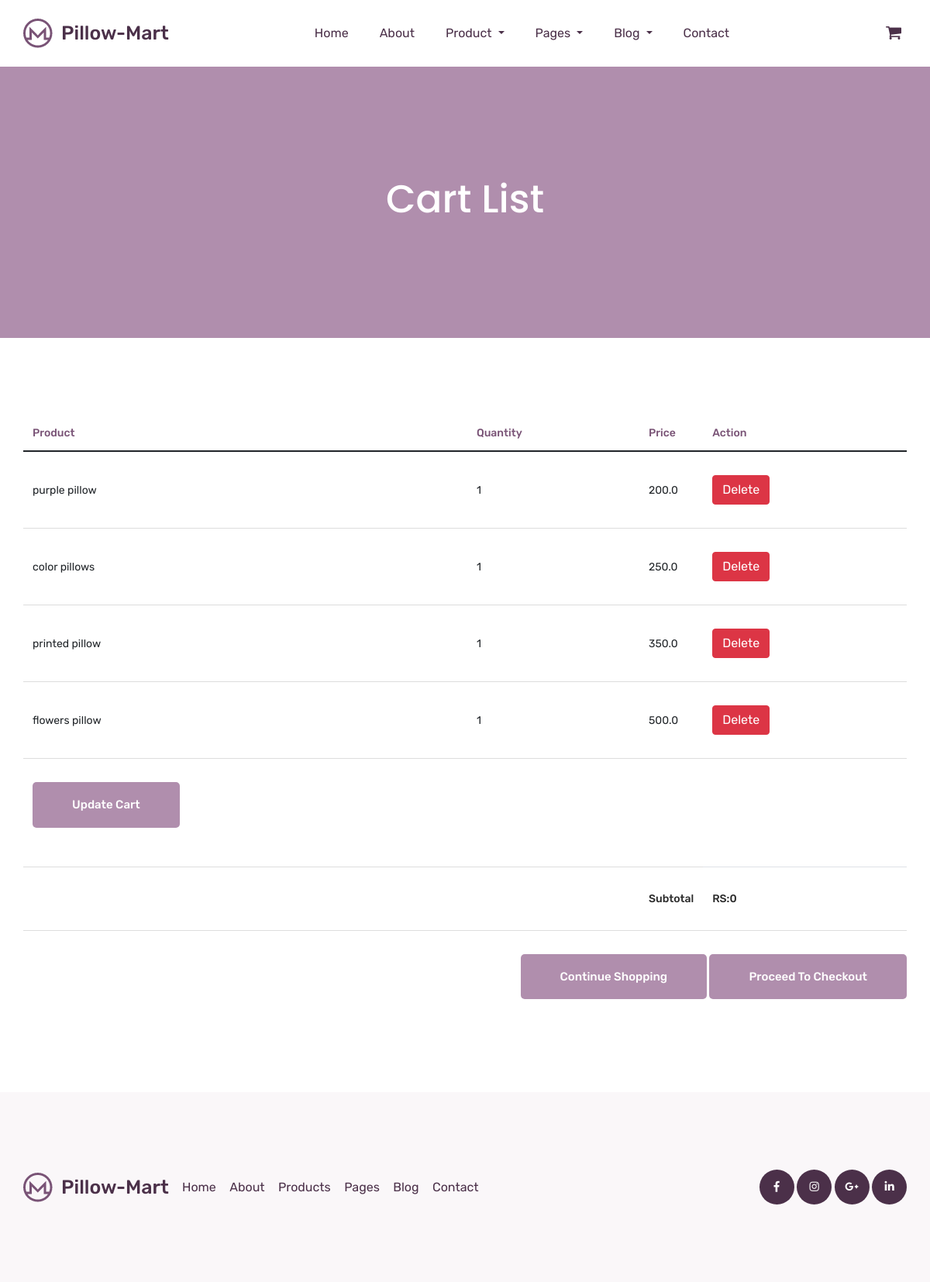
The app's page /cart/ (signed in) with its own data.
### app1/models.py (models this page shows, shortened)
class Cart(models.Model):
    product = models.ForeignKey(Product, on_delete=models.CASCADE)
    quantity = models.PositiveIntegerField(default=0)
    user = models.ForeignKey(User, on_delete=models.CASCADE)
    date_added = models.DateTimeField(auto_now_add=True)

class Product(models.Model):
    name=models.CharField(max_length=50)
    price=models.FloatField()
    description=models.TextField(max_length=500)
    image=models.ImageField(upload_to='upload/static/img/')
    def __str__(self):
        return self.name

### app1/views.py (the view)
# urls.py: path('cart/', views.cart, name="cart"),
def cart(request):
    cart = Cart.objects.all()
    cart_items = Cart.objects.filter(user=request.user)
    total_price = sum(item.product.price * item.quantity for item in cart_items)
    return render(request, 'cart.html',{"cart":cart,"total_price":total_price})

### template/cart.html (shortened to what this page needs)
{% load static %}
<!doctype html>
<html lang="zxx">
<head>
    <link href="https://cdn.jsdelivr.net/npm/bootstrap@5.1.3/dist/css/bootstrap.min.css" rel="stylesheet">
    <link rel= "stylesheet" href="{% static 'css/bootstrap.min.css'%}">
    <link rel= "stylesheet" href="{% static 'css/animate.css'%}">
    <link rel= "stylesheet" href="{% static 'css/owl-carousel.css'%}">
    <link rel= "stylesheet" href="{% static 'css/all.css'%}">
    <link rel= "stylesheet" href="{% static 'css/flaticon.css'%}">
    <link rel= "stylesheet" href="{% static 'css/themify-icons.css'%}">
    <link rel= "stylesheet" href="{% static 'css/magnific-popup.css'%}">
    <link rel= "stylesheet" href="{% static 'css/slick.css'%}">
    <link rel= "stylesheet" href="{% static 'css/style.css'%}">
</head>
<body>
    <header class="main_menu home_menu">
        <div class="container">
            <div class="row align-items-center justify-content-center">
                <div class="col-lg-12">
                    <nav class="navbar navbar-expand-lg navbar-light">
                      <a class="navbar-brand" href="{%  url 'index' %}"> <img src="{% static 'img/logo.png'%}" alt="logo"> </a>
                        <div class="collapse navbar-collapse main-menu-item" id="navbarSupportedContent">
                            <ul class="navbar-nav">
                                <li class="nav-item">
                                  <a class="nav-link" href="{%  url 'index' %}">Home</a>
                                </li>
                                <li class="nav-item">
                                    <a class="nav-link" href="{%  url 'about' %}">about</a>
                                </li>
                                <li class="nav-item dropdown">
                                    <a class="nav-link dropdown-toggle" href="blog.html" id="navbarDropdown_1"
                                        role="button" data-toggle="dropdown" aria-haspopup="true" aria-expanded="false">
                                        product
                                    </a>
                                </li>
                                <li class="nav-item dropdown">
                                    <a class="nav-link dropdown-toggle" href="blog.html" id="navbarDropdown_3"
                                        role="button" data-toggle="dropdown" aria-haspopup="true" aria-expanded="false">
                                        pages
                                    </a>
                                </li>
                                <li class="nav-item dropdown">
                                    <a class="nav-link dropdown-toggle" href="blog.html" id="navbarDropdown_2"
                                        role="button" data-toggle="dropdown" aria-haspopup="true" aria-expanded="false">
                                        blog
                                    </a>
                                </li>
                                <li class="nav-item">
                                    <a class="nav-link" href="{% url 'contact'%}">Contact</a>
                                </li>
                            </ul>
                        </div>
                        <div class="hearer_icon d-flex align-items-center">
                            <div class="dropdown cart">
                                <a class="dropdown-toggle" href="#" id="navbarDropdown3" role="button"
                                    data-toggle="dropdown" aria-haspopup="true" aria-expanded="false">
                                    <i class="flaticon-shopping-cart-black-shape"></i>
                                </a>
                            </div>
                        </div>
                    </nav>
                </div>
            </div>
        </div>
    </header>
    <section class="breadcrumb_part">
        <div class="container">
            <div class="row">
                <div class="col-lg-12">
                    <div class="breadcrumb_iner">
                        <h2>cart list</h2>
                    </div>
                </div>
            </div>
        </div>
    </section>
  <section class="cart_area section_padding">
    <div class="container">
      <div class="cart_inner">
        <div class="table-responsive">
          <table class="table">
            <thead>
              <tr>
                <th scope="col">Product</th>
                <th scope="col">Quantity</th>
                <th scope="col">Price</th>
                <th scope="col">Action</th>
              </tr>
            </thead>
            <tbody>
              {% for a in cart %}
              <tr>
                <td>
                  {{a.product}}
                </td>
                <td>
                  {{a.quantity}}
                </td>
                <td>
                  {{a.product.price}}
                </td>
                <td>
                  <a href="{% url 'remove_from_cart' a.id %}"> <button type="submit" class="btn btn-danger">Delete</button></a>
                </td>
                {% empty %}
                <p>Your cart is empty.</p>
                </tr>
                {% endfor %}
            </div>
              <tr class="bottom_button">
                <td>
                  <a class="btn_1" href="{%  url 'product_list'%}">Update Cart</a>
                </td>
                <td></td>
                <td></td>
              </tr>
              <tr>
                <td></td>
                <td></td>
                <td>
                  <h5>Subtotal</h5>
                </td>
                <td>
                  <h5>RS:{{ total_price }}</h5>
                </td>
              </tr>
          <div class="checkout_btn_inner float-right">
            <a class="btn_1" href="/product_list/">Continue Shopping</a>
            <a class="btn_1 checkout_btn_1" href="/checkout/">Proceed to checkout</a>
          </div>
        </div>
      </div>
  </section>
    <footer class="footer_part">
        <div class="footer_iner section_bg">
            <div class="container">
                <div class="row justify-content-between align-items-center">
                    <div class="col-lg-8">
                      <div class="footer_menu">
                        <div class="footer_logo">
                            <a href="{%  url 'index' %}"><img src="{% static 'img/logo.png'%}" alt="#"></a>
                        </div>
                        <div class="footer_menu_item">
                            <a href="{%  url 'index' %}">Home</a>
                            <a href="{%  url 'about' %}">About</a>
                            <a href="{%  url 'product_list'%}">Products</a>
                            <a href="#">Pages</a>
                            <a href="{% url 'blog'%}">Blog</a>
                            <a href="{% url 'contact'%}">Contact</a>
                            </div>
                        </div>
                    </div>
                    <div class="col-lg-4">
                        <div class="social_icon">
                            <a href="#"><i class="fab fa-facebook-f"></i></a>
                            <a href="#"><i class="fab fa-instagram"></i></a>
                            <a href="#"><i class="fab fa-google-plus-g"></i></a>
                            <a href="#"><i class="fab fa-linkedin-in"></i></a>
                        </div>
                    </div>
                </div>
            </div>
        </div>
    </footer>
</body>
</html>

### static/css/all.css (style rules this page uses)
.fa, .fas, .far, .fal, .fab { -moz-osx-font-smoothing: grayscale; -webkit-font-smoothing: antialiased; display: inline-block; font-style: normal; font-variant: normal; text-rendering: auto; line-height: 1; }
.fa-facebook-f:before { content: "\f39e"; }
.fa-google-plus-g:before { content: "\f0d5"; }
.fa-instagram:before { content: "\f16d"; }
.fa-linkedin-in:before { content: "\f0e1"; }
.fab { font-family: 'Font Awesome 5 Brands'; }

### records on screen
Cart: product "purple pillow", quantity "1", product.price "200.0"
Cart: product "color pillows", quantity "1", product.price "250.0"
Cart: product "printed pillow", quantity "1", product.price "350.0"
Cart: product "flowers pillow", quantity "1", product.price "500.0"

### other values on screen
{{ total_price }} "0"
